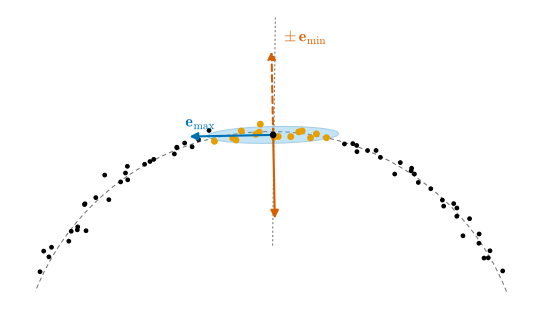

Python code for this plot:
"""Figure 0.3.4: PCA로 normal을 추정하기 (0.3절, In computer vision 상자, [Hoppe92]의 방법을 2차원에서 다시 계산).

반지름 1인 원의 호(각 0.15π … 0.85π, 거의 같은 간격) 위의 점 70개에 표준편차 0.02의 Gaussian noise를 더한 point cloud (seed 1).
점 p(각 π/2에 가장 가까운 점)의 k = 15 nearest neighbors(주황)로 covariance matrix C = (1/k) Σ (q − c)(q − c)ᵀ를 만든다.
큰 eigenvalue의 eigenvector(파랑)는 tangent 방향, 작은 eigenvalue의 eigenvector(주홍)는 normal 방향의 추정이다.
eigenvector는 부호가 정해지지 않으므로 normal을 양쪽 화살표(실선과 점선)로 그린다. 회색 점선은 참 normal(반지름 방향).
하늘색 ellipse는 반축이 2√λ인 covariance ellipse.
자기검사: 추정한 normal과 참 normal의 각 오차 < 5°, λ_min/λ_max < 0.05.

실행: 프로젝트 루트에서 ``PYTHONPATH=tools python3 chapters/00-tour/figures/fig-0-3-4-pca-normal.py``
"""

import dgfig

dgfig.setup()

import matplotlib.pyplot as plt
import numpy as np
from matplotlib.patches import Ellipse

C = dgfig.COLORS
rng = np.random.default_rng(1)
n, K, SIG = 70, 15, 0.02
ang = np.linspace(0.15 * np.pi, 0.85 * np.pi, n) + rng.normal(0, 0.006, n)
P = np.stack([np.cos(ang), np.sin(ang)], axis=1) + SIG * rng.normal(size=(n, 2))

i0 = int(np.argmin(np.abs(ang - np.pi / 2)))
p = P[i0]
d = np.linalg.norm(P - p, axis=1)
nb = np.argsort(d)[:K]
Q = P[nb]
c = Q.mean(axis=0)
Cov = (Q - c).T @ (Q - c) / K
lam, vec = np.linalg.eigh(Cov)              # 오름차순
nrm, tng = vec[:, 0], vec[:, 1]
true_n = np.array([np.cos(ang[i0]), np.sin(ang[i0])])
err = np.degrees(np.arccos(min(1.0, abs(nrm @ true_n))))
assert err < 5, err
assert lam[0] / lam[1] < 0.05, lam
print(f"normal error {err:.2f} deg, eigenvalues {lam}")

fig = plt.figure(figsize=(5.6, 3.3))
ax = fig.add_axes([0, 0, 1, 1])
t = np.linspace(0.12 * np.pi, 0.88 * np.pi, 300)
ax.plot(np.cos(t), np.sin(t), color=C["aux"], lw=0.8, ls=(0, (4, 3)), zorder=1)
ax.plot(*P.T, "o", color=C["main"], ms=2.6, zorder=3)
ax.plot(*Q.T, "o", color=C["accent"], ms=4.2, zorder=4)
ell = Ellipse(c, 4 * np.sqrt(lam[1]), 4 * np.sqrt(lam[0]), angle=np.degrees(np.arctan2(tng[1], tng[0])),
              fc=C["region"], ec=C["tangent"], alpha=0.35, lw=0.8, zorder=2)
ax.add_patch(ell)
L = 0.33
kw = dict(arrowstyle="-|>", lw=1.6, mutation_scale=12, shrinkA=0, shrinkB=0)
ax.annotate("", xy=c + L * tng, xytext=c, arrowprops=dict(color=C["tangent"], **kw), zorder=6)
ax.annotate("", xy=c + L * nrm, xytext=c, arrowprops=dict(color=C["normal"], **kw), zorder=6)
ax.annotate("", xy=c - L * nrm, xytext=c, arrowprops=dict(color=C["normal"], ls=(0, (3, 2)), **kw), zorder=6)
ax.plot([0.55 * true_n[0], 1.45 * true_n[0]], [0.55 * true_n[1], 1.45 * true_n[1]], color=C["aux"], lw=0.8,
        ls=(0, (2, 2)), zorder=1)
ax.plot(*c, "o", color=C["main"], ms=4, zorder=7)
s_n = np.sign(nrm @ true_n)
ax.text(*(c + 1.12 * L * nrm * s_n + np.array([0.05, 0.0])), r"$\pm\,\mathbf{e}_{\min}$", fontsize=12,
        color=C["normal"])
ax.text(*(c + 1.05 * L * tng + np.array([0.0, 0.04])), r"$\mathbf{e}_{\max}$", fontsize=12, color=C["tangent"])
dgfig.schematic_axes(ax, (-1.05, 1.05), (0.25, 1.5))

dgfig.save(fig, __file__)
